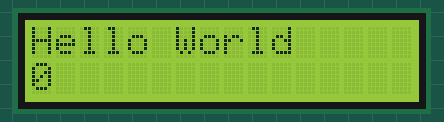
This sketch was run on a simulated Arduino Uno, built with avr-gcc and run on an emulated ATmega328P. Shown: 16×2 character LCD.

Above: at 0.1 s.
At 4.1 s:
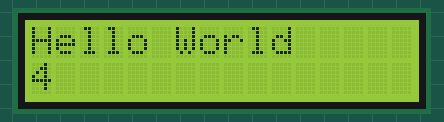
At 9.1 s:
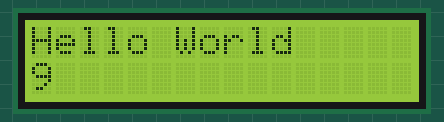
At 19.1 s:
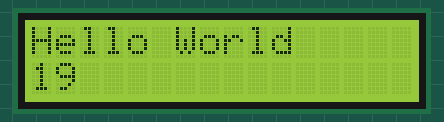
At 29.1 s:
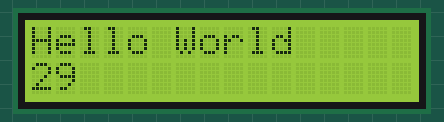
At 39.1 s:
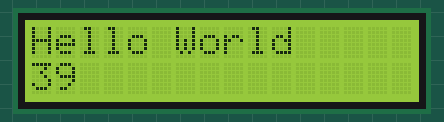

The sketch:

13_16520216_01.ino
```cpp
#include <LiquidCrystal.h>
LiquidCrystal lcd(7, 6, 5, 4, 3, 2);

void setup() {
  lcd.begin(16, 2);
  lcd.print("Hello World");
}

void loop() {
  lcd.setCursor(0, 1);
  lcd.print(millis() / 1000);
}
```

Measured:
- what the display in image 1 shows lasts 1.0 s, from 4.0 s to 5.0 s
